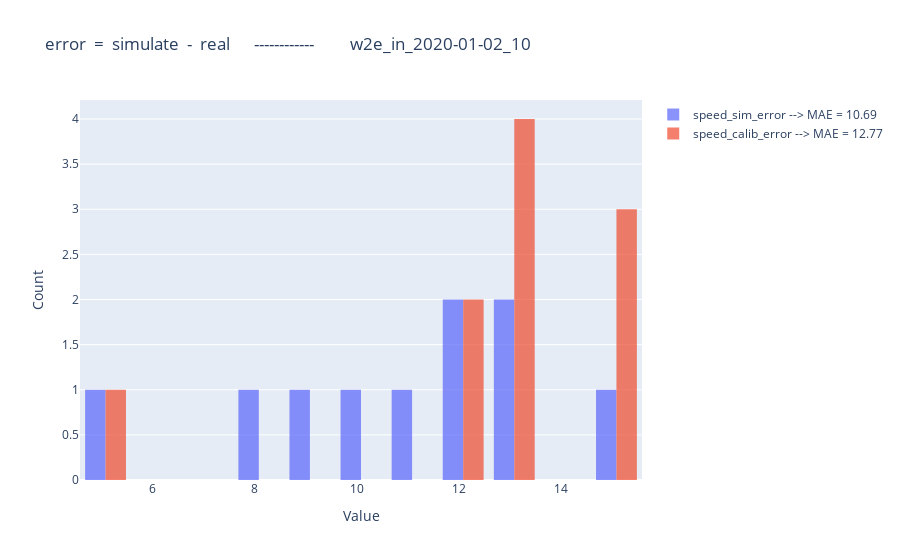

Write notebook code for a chart like this one.
### Code cell
import plotly.graph_objects as go

fig = go.Figure()

xbins=dict(
        start=start,  # Bin start
        end=end,    # Bin end
        size=1    # Bin size (width of each bin)
    )
sim_MAE = round(abs(compare_df['speed_sim_error']).mean(),2)
calib_MAE = round(abs(compare_df['speed_calib_error']).mean(),2)
fig.add_trace(go.Histogram(x=compare_df['speed_sim_error'], name=f"speed_sim_error --> MAE = {sim_MAE}", opacity=0.75, xbins=xbins))
fig.add_trace(go.Histogram(x=compare_df['speed_calib_error'], name=f"speed_calib_error --> MAE = {calib_MAE}", opacity=0.75, xbins=xbins))

fig.update_layout(
    barmode='group',  # Use 'overlay' if you want stacked look
    xaxis_title='Value',
    yaxis_title='Count',
    title=f"error  =  simulate  -  real      ------------         {postfix}"
)

fig.show()
fig.write_html(f"diagram/hist_speed_error_{postfix}.html")

### Figure 1 — Plotly figure (JSON) as saved in the notebook; plotly's stock layout.template omitted (floating-point values rounded to 4 significant figures)
{"data": [{"name": "speed_sim_error --> MAE = 10.69", "opacity": 0.75, "type": "histogram", "x": [4.58, 11.17, 8.95, 8.2, 9.93, 12.59, 14.71, 12.24, 12.89, 11.63], "xbins": {"end": 15.41, "size": 1, "start": 4.58}}, {"name": "speed_calib_error --> MAE = 12.77", "opacity": 0.75, "type": "histogram", "x": [4.998, 13.33, 12.66, 15.41, 15.41, 13.33, 15.41, 12.91, 11.77, 12.49], "xbins": {"end": 15.41, "size": 1, "start": 4.58}}], "layout": {"barmode": "group", "title": {"text": "error  =  simulate  -  real      ------------         w2e_in_2020-01-02_10"}, "xaxis": {"title": {"text": "Value"}}, "yaxis": {"title": {"text": "Count"}}}}
